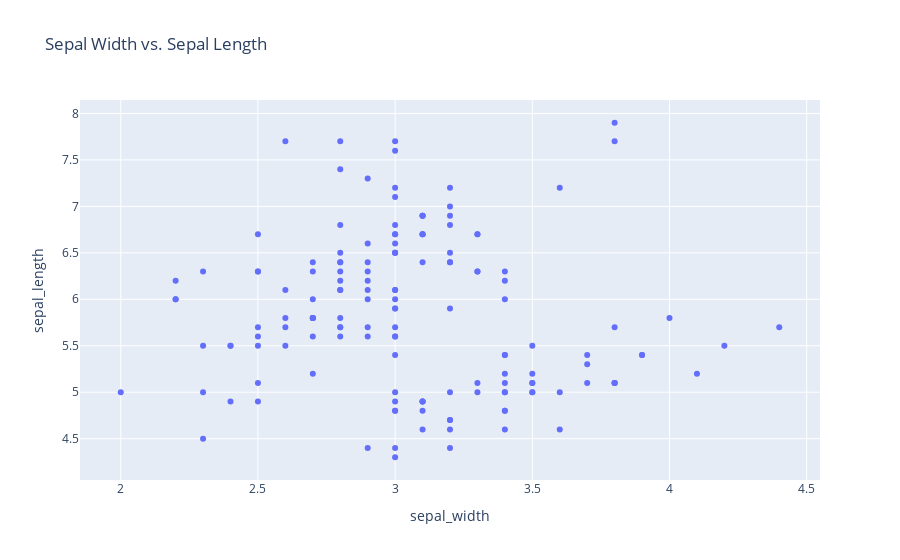

The notebook cell saved with this chart:
### Code cell
import plotly
import plotly.express

my_plotly_data = plotly.data.iris()

fig = plotly.express.scatter(my_plotly_data, x="sepal_width", y="sepal_length", title="Sepal Width vs. Sepal Length")

fig.show()

### Figure 1 — Plotly figure (JSON) as saved in the notebook; plotly's stock layout.template omitted (floating-point values rounded to 4 significant figures; data arrays with more than 128 entries replaced by an {"elided": "..."} marker saying what was removed)
{"data": [{"hovertemplate": "sepal_width=%{x}<br>sepal_length=%{y}<extra></extra>", "legendgroup": "", "marker": {"color": "#636efa", "symbol": "circle"}, "mode": "markers", "name": "", "orientation": "v", "showlegend": false, "type": "scatter", "x": {"elided": "150 float values"}, "xaxis": "x", "y": {"elided": "150 float values"}, "yaxis": "y"}], "layout": {"legend": {"tracegroupgap": 0}, "title": {"text": "Sepal Width vs. Sepal Length"}, "xaxis": {"anchor": "y", "domain": [0, 1], "title": {"text": "sepal_width"}}, "yaxis": {"anchor": "x", "domain": [0, 1], "title": {"text": "sepal_length"}}}}
